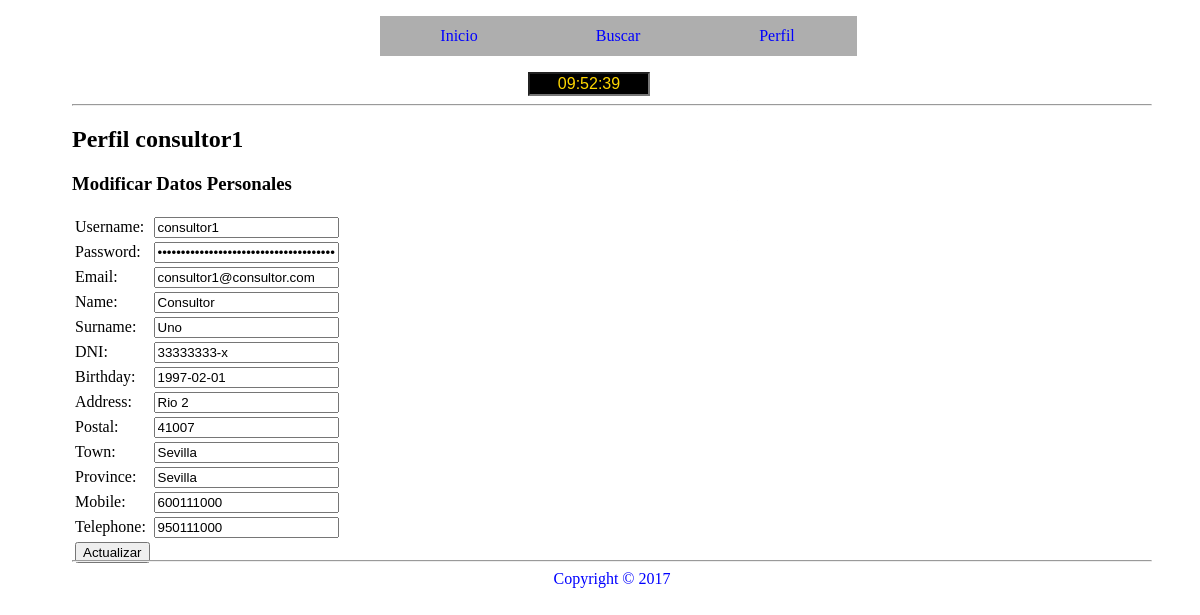
The app's page /controller/c_perfil.php?menu=2 (signed in) with its own data.
### tables this page shows
CREATE TABLE `usuarios` (
  `idUsuario` int(11) NOT NULL,
  `username` varchar(20) NOT NULL,
  `password` varchar(255) NOT NULL,
  `email` varchar(255) NOT NULL,
  `name` varchar(100) NOT NULL,
  `surname` varchar(100) NOT NULL,
  `dni` varchar(10) NOT NULL,
  `birthday` date NOT NULL,
  `address` varchar(100) NOT NULL,
  `postal` varchar(5) NOT NULL,
  `town` varchar(100) NOT NULL,
  `province` varchar(100) NOT NULL,
  `mobile` varchar(9) NOT NULL,
  `telephone` varchar(9) DEFAULT NULL,
  `tipoUsuario` varchar(15) NOT NULL DEFAULT 'usuario',
  `estado` varchar(15) NOT NULL DEFAULT 'activado',
  `registro` datetime DEFAULT CURRENT_TIMESTAMP,
  `photo` varchar(100) DEFAULT NULL
);

### model/Usuarios.php (called while the page is built, shortened)
<?php
	require_once('Conectar.php');
	class Usuarios {
		private $idUsuario;
		private $username;
		private $email;
		private $name;
		private $surname;
		private $dni;
		private $birthday;
		private $address;
		private $postal;
		private $town;
		private $province;
		private $mobile;
		private $telephone;
		private $conectado;
		public function __construct($idUsuario=null){
			$this->conectarse= new Conectar();
			$this->conectado=$this->conectarse->conexion();
			if($idUsuario != "" || $idUsuario != 0){
        		$this->idUsuario=$idUsuario;
        		$this->recuperar();
      		}
		}
	    public function recuperar(){
	      $datosArray="SELECT * FROM usuarios WHERE idUsuario = $this->idUsuario";
	      $datos=$this->conectado->query($datosArray);
	      if($datosRecuperados=$datos->fetch_assoc()){
	        $this->idUsuario=$datosRecuperados['idUsuario'];
	        $this->username=$datosRecuperados['username'];
	        $this->email=$datosRecuperados['email'];
	        $this->name=$datosRecuperados['name'];
	        $this->surname=$datosRecuperados['surname'];
	        $this->dni=$datosRecuperados['dni'];
	        $this->birthday=$datosRecuperados['birthday'];
	        $this->address=$datosRecuperados['address'];
	        $this->postal=$datosRecuperados['postal'];
	        $this->town=$datosRecuperados['town'];
	        $this->province=$datosRecuperados['province'];
	        $this->mobile=$datosRecuperados['mobile'];
	        $this->telephone=$datosRecuperados['telephone'];
	      }
	    }
	    public function getUsername(){
	      return $this->username;
	    }
	    public function getEmail(){
	      return $this->email;
	    }
	    public function getName(){
	      return $this->name;
	    }
	    public function getSurname(){
	      return $this->surname;
	    }
	    public function getDNI(){
	      return $this->dni;
	    }
	    public function getBirthday(){
	      return $this->birthday;
	    }
	    public function getAddress(){
	      return $this->address;
	    }
	    public function getPostal(){
	      return $this->postal;
	    }
	    public function getTown(){
	      return $this->town;
	    }
	    public function getProvince(){
	      return $this->province;
	    }
	    public function getMobile(){
	      return $this->mobile;
	    }
	    public function getTelephone(){
	      return $this->telephone;
	    }
	}
 ?>

### model/Conectar.php (called while the page is built, shortened)
<?php
	class Conectar {
		 private $serverlocal;
		 public $login;
  		 public $contrasena;
  		 private $database;
         private $charset;
    	 private $conexion;
		public function __construct() {
			$this->serverlocal=SERVERLOCAL;
			$this->login=LOGIN;
			$this->contrasena=CONTRASENA;
			$this->database=DATABASE;
			$this->charset=CHARSET;
			$this->conexion="";
		}
		public function conexion(){
			try {
				$this->conexion = new mysqli($this->serverlocal, $this->login, $this->contrasena, $this->database);
				$this->conexion->query("SET NAMES '" . $this->charset . "'");
			} catch (Exception $e) {
				die("Error " . $e->getMessage());
				echo "Línea del error " . $e->getLine();
			}
			return $this->conexion;
		}
	}
 ?>

### model/m_modificarDatos.php (called while the page is built, shortened)
<?php
	require_once('Usuarios.php');
	class ModificarDatos {
	  	public function __construct(){
			$this->objetoUsuario=new Usuarios($_SESSION['idUsuario']);
		  }
	}
 ?>

### view/v_modificarDatos.php (the view, shortened to what this page needs)
<h3>Modificar Datos Personales</h3>
      <table>
          <tr>
              <td class="der">
                  Username:
              </td>
              <td>
                  <input type="text" name="nombreusuario" value="<?php echo $objetoModificar->objetoUsuario->getUsername();?>"/>
              </td>
          </tr>
          <tr>
              <td class="der">
                  Password:
              </td>
              <td>
                  <input type="password" name="contra" value="<?php echo $_SESSION['pass'];?>"/>
              </td>
          </tr>
          <tr>
              <td>
                  Email:
              </td>
              <td>
                  <input type="text" name="email" value="<?php echo $objetoModificar->objetoUsuario->getEmail();?>"/>
              </td>
          </tr>
          <tr>
              <td>
                  Name:
              </td>
              <td>
                   <input type="text" name="name" value="<?php echo $objetoModificar->objetoUsuario->getName();?>"/>
              </td>
          </tr>
          <tr>
              <td>
                  Surname:
              </td>
              <td>
                   <input type="text" name="surname" value="<?php echo $objetoModificar->objetoUsuario->getSurname();?>"/>
              </td>
          </tr>
          <tr>
              <td>
                  DNI:
              </td>
              <td>
                  <input type="text" name="dni" value="<?php echo $objetoModificar->objetoUsuario->getDNI();?>">
              </td>
          </tr>
          <tr>
              <td>
                  Birthday:
              </td>
              <td>
                  <input type="text" name="birthday" value="<?php echo $objetoModificar->objetoUsuario->getBirthday();?>"/>
              </td>
          </tr>
          <tr>
              <td>
                  Address:
              </td>
              <td>
                  <input type="text" name="address" value="<?php echo $objetoModificar->objetoUsuario->getAddress();?>"/>
              </td>
          </tr>
          <tr>
              <td>
                  Postal:
              </td>
              <td>
                  <input type="text" name="postal" value="<?php echo $objetoModificar->objetoUsuario->getPostal();?>"/>
              </td>
          </tr>
          <tr>
              <td>
                  Town:
              </td>
              <td>
                  <input type="text" name="town" value="<?php echo $objetoModificar->objetoUsuario->getTown();?>"/>
              </td>
          </tr>
          <tr>
              <td>
                  Province:
              </td>
              <td>
                  <input type="text" name="province" value="<?php echo $objetoModificar->objetoUsuario->getProvince();?>"/>
              </td>
          </tr>
          <tr>
              <td>
                  Mobile:
              </td>
              <td>
                  <input type="text" name="mobile" value="<?php echo $objetoModificar->objetoUsuario->getMobile();?>"/>
              </td>
          </tr>
          <tr>
              <td>
                  Telephone:
              </td>
              <td>
                   <input type="text" name="telephone" value="<?php echo $objetoModificar->objetoUsuario->getTelephone();?>"/>
              </td>
          </tr>
          <tr>
              <td>
                  <input type="submit" name="actualizar" value="Actualizar"/>
              </td>
          </tr>
      </table>

### view/css/perfil.css (style rules this page uses)
body { width: 90%; height: 100%; margin-left: 4%; }

### records on screen
usuarios: nombreusuario "consultor1", email "consultor1@consultor.com", name "Consultor", surname "Uno", dni "33333333-x", birthday "1997-02-01", address "Rio 2", postal "41007", town "Sevilla", province "Sevilla", mobile "600111000", telephone "950111000"

### other values on screen
$_SESSION['username'] "consultor1"
